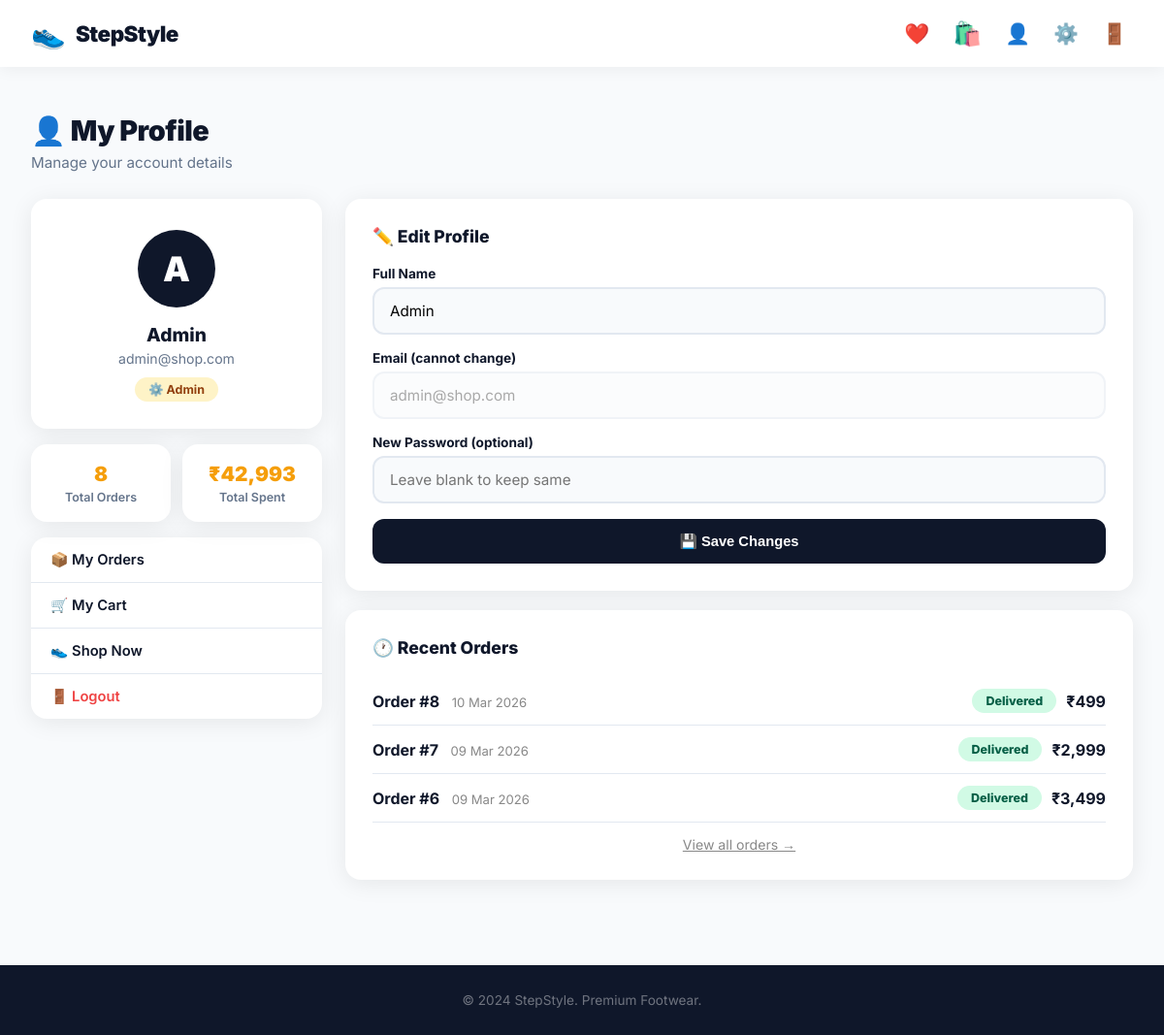
The app's page /profile (signed in), older data.
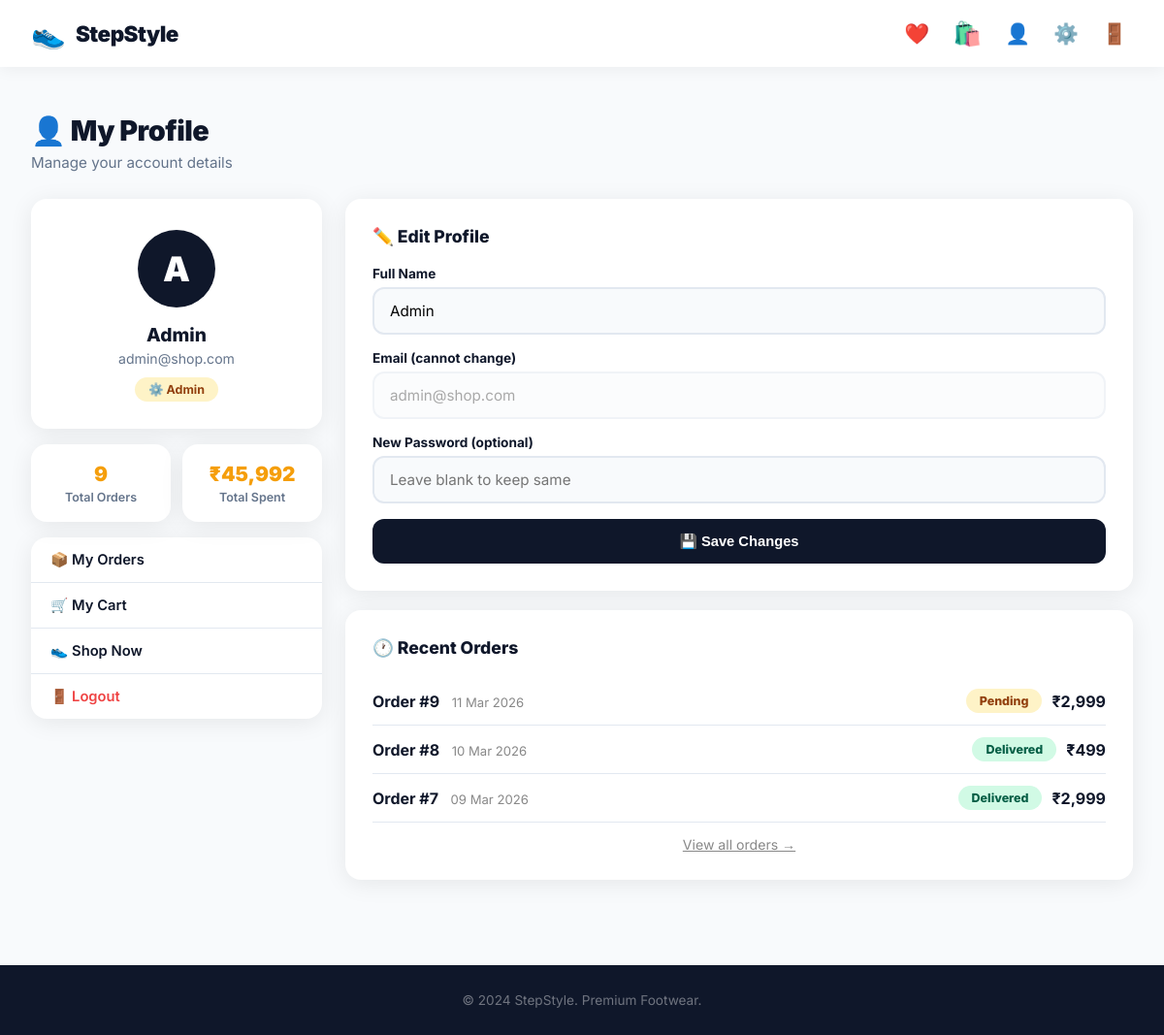
The same page, newer data.
### app.py (models this page shows)
class Order(db.Model):
    id = db.Column(db.Integer, primary_key=True)
    user_id = db.Column(db.Integer)
    items = db.Column(db.Text)
    total = db.Column(db.Float)
    status = db.Column(db.String(50), default='Pending')
    address = db.Column(db.Text)
    date = db.Column(db.DateTime, default=datetime.utcnow)

### app.py (the view)
@app.route('/profile')
def profile():
    if 'user_id' not in session:
        return redirect(url_for('login'))
    user = User.query.get(session['user_id'])
    orders = Order.query.filter_by(user_id=session['user_id']).all()
    total_spent = sum(o.total for o in orders)
    return render_template('profile.html', user=user,
                           orders=orders, total_spent=total_spent)

### app.py (called while the page is built)
def get_cart():
    return session.get('cart', {})

def cart_count():
    return sum(i['qty'] for i in get_cart().values())

### templates/profile.html (shortened to what the changed rows need)
{% extends 'base.html' %}
{% block content %}
<div class="section">
    <h2 class="section-title">👤 My Profile</h2>
    <div class="profile-layout">
        <div class="profile-left">
            <div class="profile-stats">
                <div class="pstat">
                    <h4>{{ orders|length }}</h4>
                    <p>Total Orders</p>
                </div>
                <div class="pstat">
                    <h4>₹{{ "{:,.0f}".format(total_spent) }}</h4>
                    <p>Total Spent</p>
                </div>
            </div>
        </div>
        <div class="profile-right">
            <div class="profile-form-card" style="margin-top:20px;">
                {% if orders %}
                {% for order in orders[-3:]|reverse %}
                <div class="mini-order">
                    <div>
                        <strong>Order #{{ order.id }}</strong>
                        <span style="color:#888;font-size:0.82rem;margin-left:8px;">
                            {{ order.date.strftime('%d %b %Y') }}
                        </span>
                    </div>
                    <div style="display:flex;align-items:center;gap:10px;">
                        <span class="status {{ order.status|lower }}">{{ order.status }}</span>
                        <strong>₹{{ "{:,.0f}".format(order.total) }}</strong>
                    </div>
                </div>
                {% endfor %}
                {% else %}
                <div class="empty" style="padding:30px;">
                    <p>No orders yet!</p>
                    <a href="{{ url_for('products') }}" class="btn" style="margin-top:10px;">Shop Now</a>
                </div>
                {% endif %}
            </div>
        </div>
    </div>
</div>
{% endblock %}

Row changes from the older to the newer data that the page shows:
no longer on this page (row unchanged): Order: id "6", date "09 Mar 2026", status "Delivered", total "3,499"
added Order: id "9", date "11 Mar 2026", status "Pending", total "2,999"
Text that changed along with them:
{{ orders|length }}: "8" → "9"
{{ "{:,.0f}".format(total_spent) }}: "42,993" → "45,992"
